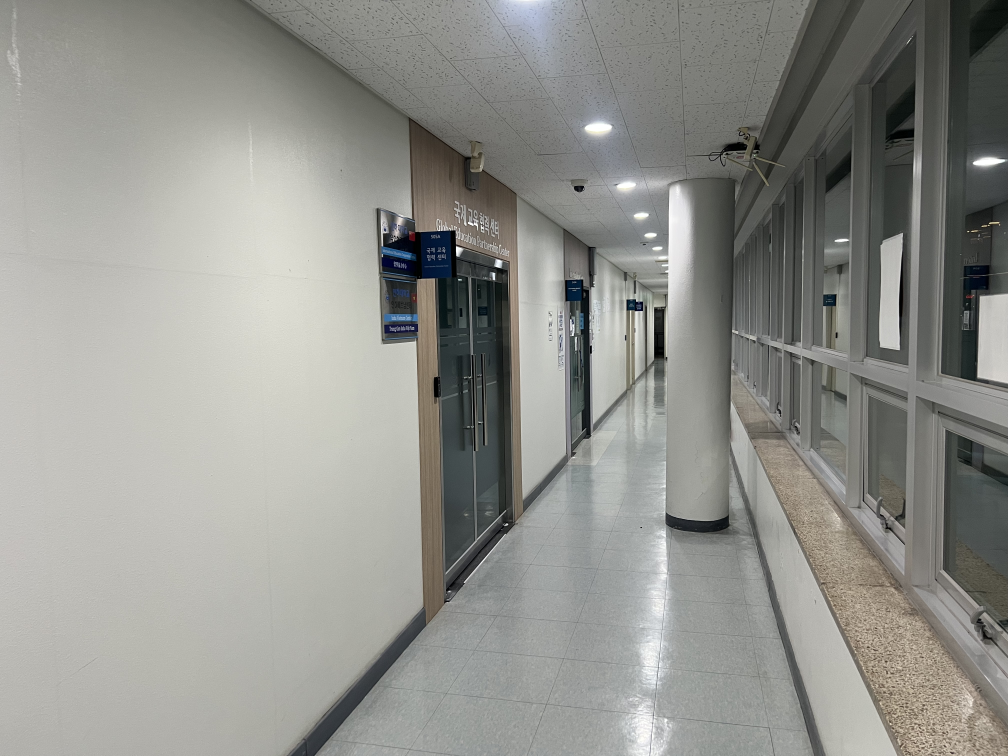
#> input picture train/IMG_0731.jpeg, 4032 x 3024 px (shown at 1/4 size); its folder holds only this picture in this run
$ python main.py   (older library calls are emulated)
#> lines starting #> are read from the running program, lines starting #| are printed output that depends on the picture
"""
Feature Descriptor
    1. Color Histogram -> PCA
    2. GIST            -> PCA
    3. HOG             -> PCA
    4. SIFT            -> BoW Encoding
"""

"""
    Feature 정규화가 있는지 ?
    어떻게 합칠 지 ..
    각 Feature 뽑기
"""

#!/usr/bin/env python3
# -*- coding: utf-8 -*-
"""
Classic descriptors extractor (No deep learning):
  1) Color Histogram (HSV)
  2) GIST (Gabor bank + 4x4 pooling)
  3) HOG (OpenCV HOGDescriptor, global)
  4) SIFT (variable-length per image)

- 파라미터는 파일 상단의 CONFIG 섹션에서 고정.
- /home/autonav/Desktop/ML/data 아래의 모든 이미지를 재귀적으로 읽음.
- 각 이미지별 .npz 저장(+ manifest.csv 요약).
"""

import os
import cv2
import csv
import numpy as np
from pathlib import Path
from typing import List, Tuple

# =========================
# CONFIG (필요시 여기만 수정)
# =========================
DATA_ROOT   = "/home/autonav/Desktop/ML/train"     # 입력 이미지 최상위 폴더
OUT_DIR     = "/home/autonav/Desktop/ML/features" # 출력(.npz, manifest.csv) 폴더

# 리사이즈 (W,H)
RESIZE_W, RESIZE_H = 512, 256

# Color Histogram(HSV) bins
H_BINS, S_BINS, V_BINS = 32, 16, 16   # 권장 기본값

# GIST (Gabor bank + grid pooling)
GABOR_KSIZE   = 31
GABOR_SIGMAS  = (1.0, 2.0, 4.0, 8.0)  # 4 scales
GABOR_THETAS  = [i * np.pi / 8.0 for i in range(8)]  # 8 orientations
GIST_GRID     = (4, 4)                # 4x4 pooling (대략 4*8*16 = 512D)

# HOG
HOG_CELL      = (8, 8)
HOG_BLOCK     = (2, 2)                # in cells
HOG_NBINS     = 9

# SIFT
SIFT_NFEATURES = 0   # 0이면 OpenCV 기본
# =========================

IMG_EXT = (".jpg", ".jpeg", ".png", ".bmp", ".tif", ".tiff")


# ------------------------------
# 유틸
# ------------------------------
def list_images(root: str) -> List[str]:
    """root 하위 모든 이미지 파일 경로를 정렬 반환(재귀)."""
    root = os.path.abspath(root)
    paths = []
    if not os.path.isdir(root):
        return paths
    for dirpath, _, filenames in os.walk(root):
        for f in filenames:
            if f.lower().endswith(IMG_EXT):
                paths.append(os.path.join(dirpath, f))
    paths.sort()
    return paths

def ensure_dir(p: str):
    os.makedirs(p, exist_ok=True)

def resize_and_colors(bgr: np.ndarray, target_size: Tuple[int, int]):
    w, h = target_size
    img = cv2.resize(bgr, (w, h), interpolation=cv2.INTER_AREA)
    gray = cv2.cvtColor(img, cv2.COLOR_BGR2GRAY)
    hsv  = cv2.cvtColor(img, cv2.COLOR_BGR2HSV)
    return img, gray, hsv


# ------------------------------
# 1) Color Histogram (HSV)
# ------------------------------
def color_hist_hsv(hsv: np.ndarray) -> np.ndarray:
    """H:32, S:16, V:16 → concat → L1 → sqrt(Hellinger) → L2."""
    h_hist = cv2.calcHist([hsv], [0], None, [H_BINS], [0, 180]).flatten()
    s_hist = cv2.calcHist([hsv], [1], None, [S_BINS], [0, 256]).flatten()
    v_hist = cv2.calcHist([hsv], [2], None, [V_BINS], [0, 256]).flatten()
    hist = np.concatenate([h_hist, s_hist, v_hist]).astype(np.float32)
    s = hist.sum()
    if s > 0:
        hist /= s
    hist = np.sqrt(hist, dtype=np.float32)              # Hellinger
    hist /= (np.linalg.norm(hist) + 1e-12)              # L2
    return hist  # (H_BINS+S_BINS+V_BINS,)


# ------------------------------
# 2) GIST (Gabor bank + grid pooling)
# ------------------------------
def build_gabor_kernels():
    kernels = []
    for sigma in GABOR_SIGMAS:
        for theta in GABOR_THETAS:
            k = cv2.getGaborKernel((GABOR_KSIZE, GABOR_KSIZE), sigma, theta, 10.0, 0.5, 0.0, ktype=cv2.CV_32F)
            k -= k.mean()  # zero-mean (안정화)
            kernels.append(k)
    return kernels

_GABOR_BANK = build_gabor_kernels()

def gist_descriptor(gray: np.ndarray) -> np.ndarray:
    """가보 응답의 절댓값을 grid pooling으로 평균. log1p + L2."""
    gx, gy = GIST_GRID
    h, w = gray.shape[:2]
    cell_w = w // gx
    cell_h = h // gy

    feats = []
    for ker in _GABOR_BANK:
        resp = cv2.filter2D(gray, cv2.CV_32F, ker)
        resp = np.abs(resp)
        f = []
        for j in range(gy):
            y0 = j * cell_h
            y1 = h if j == gy - 1 else (j + 1) * cell_h
            for i in range(gx):
                x0 = i * cell_w
                x1 = w if i == gx - 1 else (i + 1) * cell_w
                patch = resp[y0:y1, x0:x1]
                f.append(float(patch.mean()))
        feats.append(np.array(f, dtype=np.float32))
    gist = np.concatenate(feats).astype(np.float32)
    gist = np.log1p(gist)                         # dynamic range 완화
    gist /= (np.linalg.norm(gist) + 1e-12)        # L2
    return gist  # 대략 4*len(SIGMAS)*len(THETAS)*len(GRID)=512D


# ------------------------------
# 3) HOG (global)
# ------------------------------
def hog_global(gray: np.ndarray) -> np.ndarray:
    """OpenCV HOGDescriptor 기반 전역 HOG."""
    h, w = gray.shape[:2]
    cell_w, cell_h = HOG_CELL
    block_w, block_h = HOG_BLOCK
    win_size = (w // (cell_w * block_w) * cell_w * block_w,
                h // (cell_h * block_h) * cell_h * block_h)
    if win_size[0] < 64 or win_size[1] < 64:
        win_size = (64, 64)
        gray = cv2.resize(gray, win_size, interpolation=cv2.INTER_AREA)

    block_size   = (block_w * cell_w, block_h * cell_h)
    block_stride = (cell_w, cell_h)
    cell_size    = (cell_w, cell_h)

    hog = cv2.HOGDescriptor(
        _winSize=win_size,
        _blockSize=block_size,
        _blockStride=block_stride,
        _cellSize=cell_size,
        _nbins=HOG_NBINS
    )
    desc = hog.compute(gray)
    if desc is None:
        return np.zeros((0,), dtype=np.float32)
    v = desc.flatten().astype(np.float32)
    v = np.sqrt(np.maximum(v, 0, dtype=np.float32))     # Hellinger
    v /= (np.linalg.norm(v) + 1e-12)                    # L2
    return v


# ------------------------------
# 4) SIFT (variable-length)
# ------------------------------
def create_sift():
    sift = None
    if hasattr(cv2, "SIFT_create"):
        try:
            sift = cv2.SIFT_create(nfeatures=SIFT_NFEATURES)
        except Exception:
            sift = None
    if sift is None and hasattr(cv2, "xfeatures2d"):
        try:
            sift = cv2.xfeatures2d.SIFT_create(nfeatures=SIFT_NFEATURES)
        except Exception:
            sift = None
    return sift

_SIFT = create_sift()

def sift_descriptors(gray: np.ndarray):
    """(kps, desc) 반환. desc는 (N,128) float32 또는 None."""
    if _SIFT is None:
        return None, None
    kps, desc = _SIFT.detectAndCompute(gray, None)
    if desc is None:
        return kps, None
    return kps, desc.astype(np.float32)


# ------------------------------
# 메인 루프
# ------------------------------
def process_image(path: str, out_dir: str, size=(RESIZE_W, RESIZE_H)) -> dict:
    bgr = cv2.imread(path, cv2.IMREAD_COLOR)
    if bgr is None:
        raise RuntimeError(f"Failed to read image: {path}")
    _, gray, hsv = resize_and_colors(bgr, size)

    feat_color = color_hist_hsv(hsv)
    feat_gist  = gist_descriptor(gray)
    feat_hog   = hog_global(gray)
    kps, desc_sift = sift_descriptors(gray)

    stem = Path(path).stem
    out_npz = os.path.join(out_dir, f"{stem}.npz")
    np.savez_compressed(
        out_npz,
        image_path=path,
        color_hist=feat_color,
        gist=feat_gist,
        hog=feat_hog,
        sift=(desc_sift if desc_sift is not None else np.zeros((0, 128), dtype=np.float32))
    )
    return {
        "image_path": path,
        "out_npz": out_npz,
        "color_dim": int(feat_color.size),
        "gist_dim":  int(feat_gist.size),
        "hog_dim":   int(feat_hog.size),
        "sift_n":    0 if desc_sift is None else int(desc_sift.shape[0]),
    }

def main():
    ensure_dir(OUT_DIR)
    paths = list_images(DATA_ROOT)
    if len(paths) == 0:
        raise RuntimeError(f"No images found under: {DATA_ROOT}")

    manifest_rows = []
    for idx, p in enumerate(paths, 1):
        try:
            rec = process_image(p, OUT_DIR, size=(RESIZE_W, RESIZE_H))
#> in process_image, bgr is the input picture: shape (3024, 4032, 3); mean B, G, R 140.6, 145.7, 145.2
#> in resize_and_colors, `img = cv2.resize(bgr, (w, h), interpolation=cv2.INTER_AREA)`:
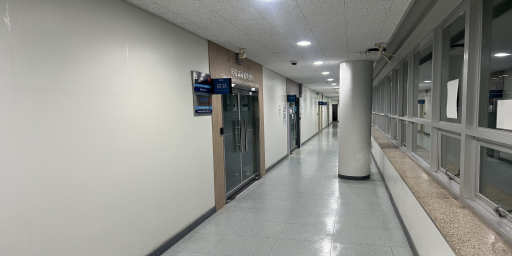
#> img: shape (256, 512, 3); mean B, G, R 140.6, 145.7, 145.2
#> in color_hist_hsv, `h_hist = cv2.calcHist([hsv], [0], None, [H_BINS], [0, 180]).flatten()`: h_hist = 32 values, max 27448 at index 6, min 2 at index 25, mean 4096
#> in color_hist_hsv, `s_hist = cv2.calcHist([hsv], [1], None, [S_BINS], [0, 256]).flatten()`: s_hist = [102576, 15811, 6483, 3974, 1000, 233, 115, 96, 105, 72, 74, 81, 36, 70, 93, 253]
#> in color_hist_hsv, `v_hist = cv2.calcHist([hsv], [2], None, [V_BINS], [0, 256]).flatten()`: v_hist = [217, 1068, 2076, 5565, 7205, 7142, 5651, 10795, 12701, 18089, 15028, 20397, 19778, 4652, 520, 188]
#> in color_hist_hsv, `hist = np.concatenate([h_hist, s_hist, v_hist]).astype(np.float32)`: hist = 64 values, max 102576 at index 32, min 2 at index 25, mean 6144
#> in color_hist_hsv, `s = hist.sum()`: s = 393216
#> in color_hist_hsv, `hist /= s`: hist = 64 values, max 0.261 at index 32, min 5.09e-06 at index 25, mean 0.0156
#> in color_hist_hsv, `hist = np.sqrt(hist, dtype=np.float32)`: hist = 64 values, max 0.511 at index 32, min 0.00226 at index 25, mean 0.0856
#> in process_image, `feat_color = color_hist_hsv(hsv)`: feat_color has the same summary as hist in color_hist_hsv
#> the loop in gist_descriptor, `for ker in _GABOR_BANK:` made 32 passes
#> pass 1, in gist_descriptor, `resp = cv2.filter2D(gray, cv2.CV_32F, ker)`:
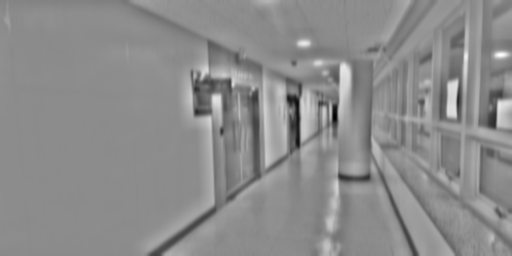
#> resp: shape (256, 512) float32; min -1331.8, max 1090.8, mean 0.1; drawn with min black and max white
#> pass 1, in gist_descriptor, `resp = np.abs(resp)`:
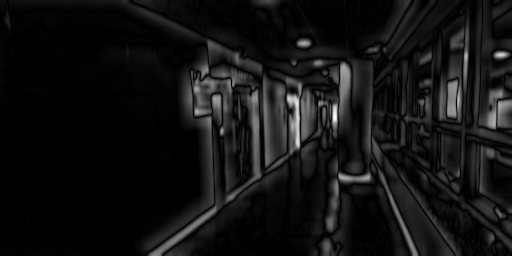
#> resp: shape (256, 512) float32; min 6.1e-05, max 1331.8, mean 99.6; drawn with min black and max white
#> after the loop in gist_descriptor, `for ker in _GABOR_BANK:`:
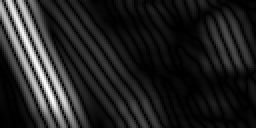
#> patch: shape (64, 128) float32 (shown 2 times larger); min 0.0774, max 5909, mean 821.3; drawn with min black and max white
#> after the loop in gist_descriptor, `for ker in _GABOR_BANK:`: feats = 32 items
#> in gist_descriptor, `gist = np.concatenate(feats).astype(np.float32)`: gist = 512 values, max 1788 at index 391, min 2.44 at index 40, mean 186.1
#> in gist_descriptor, `gist = np.log1p(gist)`: gist = 512 values, max 7.49 at index 391, min 1.24 at index 40, mean 4.56
#> in gist_descriptor, `gist /= (np.linalg.norm(gist) + 1e-12)`: gist = 512 values, max 0.0694 at index 391, min 0.0114 at index 40, mean 0.0423
#> in process_image, `feat_gist  = gist_descriptor(gray)`: feat_gist has the same summary as gist in gist_descriptor
#> in sift_descriptors, `kps, desc = _SIFT.detectAndCompute(gray, None)`: kps = 287 keypoints; strongest (x, y, size): (233, 85, 1.9), (253, 89, 2), (335, 118, 4.3), (335, 107, 4.2)
#> rec = 6 items
            manifest_rows.append(rec)
            if idx % 20 == 0:
                print(f"[{idx}/{len(paths)}] processed")
        except Exception as e:
            print(f"[WARN] {p}: {e}")

    csv_path = os.path.join(OUT_DIR, "manifest.csv")
    with open(csv_path, "w", newline="", encoding="utf-8") as f:
        w = csv.DictWriter(f, fieldnames=["image_path", "out_npz", "color_dim", "gist_dim", "hog_dim", "sift_n"])
        w.writeheader()
        w.writerows(manifest_rows)

    print("\n[Done]")
    print(f"Images    : {len(paths)}")
    print(f"Out dir   : {OUT_DIR}")
    print(f"Manifest  : {csv_path}")
    if _SIFT is None:
        print("Note: SIFT is not available in your OpenCV build. 'sift' arrays will be empty.")
    elif any(r["sift_n"] == 0 for r in manifest_rows):
        print("Note: Some images have 0 SIFT descriptors (texture-less or low-contrast).")

if __name__ == "__main__":
    main()
